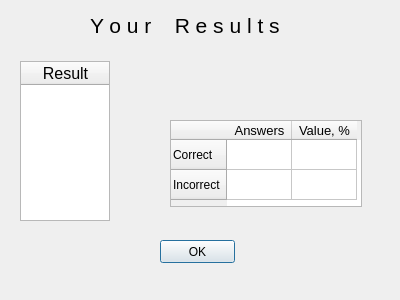
<?xml version="1.0" encoding="UTF-8"?>
<ui version="4.0">
 <class>ResultDialog</class>
 <widget class="QDialog" name="ResultDialog">
  <property name="geometry">
   <rect>
    <x>0</x>
    <y>0</y>
    <width>400</width>
    <height>300</height>
   </rect>
  </property>
  <property name="windowTitle">
   <string>Dialog</string>
  </property>
  <property name="locale">
   <locale language="English" country="UnitedKingdom"/>
  </property>
  <widget class="QPushButton" name="pushOK">
   <property name="geometry">
    <rect>
     <x>160</x>
     <y>240</y>
     <width>75</width>
     <height>23</height>
    </rect>
   </property>
   <property name="text">
    <string>OK</string>
   </property>
  </widget>
  <widget class="QLabel" name="labelResults">
   <property name="geometry">
    <rect>
     <x>90</x>
     <y>10</y>
     <width>211</width>
     <height>30</height>
    </rect>
   </property>
   <property name="sizePolicy">
    <sizepolicy hsizetype="Preferred" vsizetype="Preferred">
     <horstretch>0</horstretch>
     <verstretch>0</verstretch>
    </sizepolicy>
   </property>
   <property name="minimumSize">
    <size>
     <width>30</width>
     <height>30</height>
    </size>
   </property>
   <property name="maximumSize">
    <size>
     <width>500</width>
     <height>150</height>
    </size>
   </property>
   <property name="font">
    <font>
     <pointsize>16</pointsize>
     <weight>50</weight>
     <italic>false</italic>
     <bold>false</bold>
     <underline>false</underline>
     <strikeout>false</strikeout>
     <kerning>true</kerning>
    </font>
   </property>
   <property name="text">
    <string>Y o u r    R e s u l t s</string>
   </property>
  </widget>
  <widget class="QTableWidget" name="tableResult_deatil">
   <property name="geometry">
    <rect>
     <x>20</x>
     <y>61</y>
     <width>90</width>
     <height>160</height>
    </rect>
   </property>
   <property name="editTriggers">
    <set>QAbstractItemView::NoEditTriggers</set>
   </property>
   <property name="showGrid">
    <bool>true</bool>
   </property>
   <attribute name="horizontalHeaderVisible">
    <bool>true</bool>
   </attribute>
   <attribute name="horizontalHeaderMinimumSectionSize">
    <number>40</number>
   </attribute>
   <attribute name="horizontalHeaderDefaultSectionSize">
    <number>89</number>
   </attribute>
   <attribute name="horizontalHeaderHighlightSections">
    <bool>true</bool>
   </attribute>
   <attribute name="verticalHeaderVisible">
    <bool>true</bool>
   </attribute>
   <column>
    <property name="text">
     <string>Result</string>
    </property>
    <property name="toolTip">
     <string notr="true"/>
    </property>
    <property name="whatsThis">
     <string notr="true"/>
    </property>
    <property name="font">
     <font>
      <pointsize>12</pointsize>
     </font>
    </property>
    <property name="textAlignment">
     <set>AlignCenter</set>
    </property>
   </column>
  </widget>
  <widget class="QTableWidget" name="tableResult_total">
   <property name="geometry">
    <rect>
     <x>170</x>
     <y>120</y>
     <width>192</width>
     <height>87</height>
    </rect>
   </property>
   <property name="editTriggers">
    <set>QAbstractItemView::NoEditTriggers</set>
   </property>
   <attribute name="horizontalHeaderMinimumSectionSize">
    <number>40</number>
   </attribute>
   <attribute name="horizontalHeaderDefaultSectionSize">
    <number>65</number>
   </attribute>
   <row>
    <property name="text">
     <string>Correct</string>
    </property>
    <property name="toolTip">
     <string notr="true"/>
    </property>
    <property name="whatsThis">
     <string notr="true"/>
    </property>
    <property name="textAlignment">
     <set>AlignLeading|AlignVCenter</set>
    </property>
   </row>
   <row>
    <property name="text">
     <string>Incorrect</string>
    </property>
    <property name="textAlignment">
     <set>AlignLeading|AlignVCenter</set>
    </property>
   </row>
   <column>
    <property name="text">
     <string>Answers</string>
    </property>
    <property name="toolTip">
     <string notr="true"/>
    </property>
    <property name="whatsThis">
     <string notr="true"/>
    </property>
    <property name="font">
     <font>
      <pointsize>10</pointsize>
     </font>
    </property>
    <property name="textAlignment">
     <set>AlignCenter</set>
    </property>
   </column>
   <column>
    <property name="text">
     <string>Value, %</string>
    </property>
    <property name="toolTip">
     <string notr="true"/>
    </property>
    <property name="whatsThis">
     <string notr="true"/>
    </property>
    <property name="font">
     <font>
      <pointsize>10</pointsize>
     </font>
    </property>
    <property name="textAlignment">
     <set>AlignCenter</set>
    </property>
   </column>
  </widget>
 </widget>
 <resources/>
 <connections/>
</ui>
